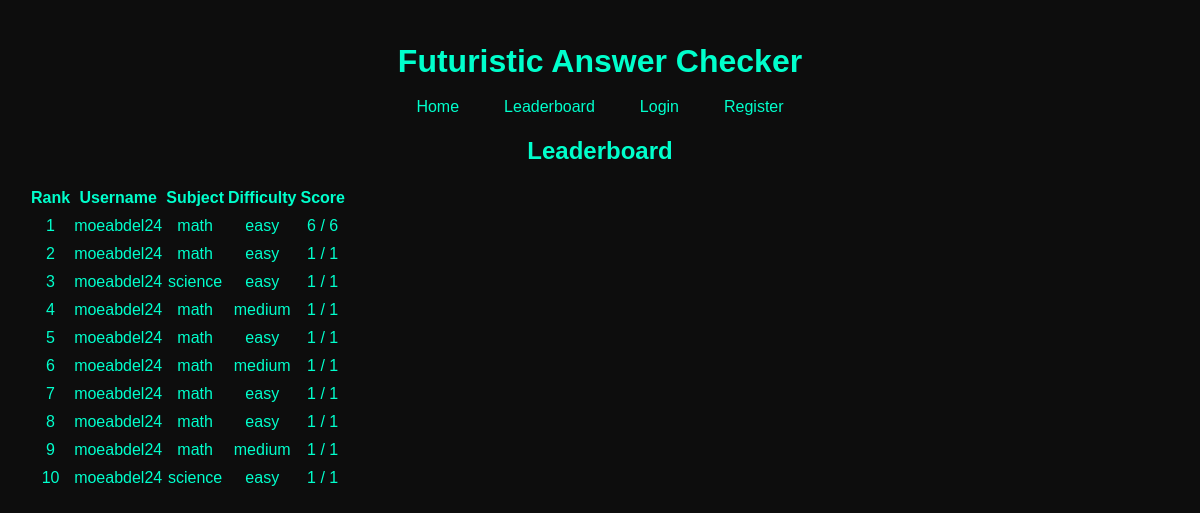
The page /leaderboard on the database as committed earlier.
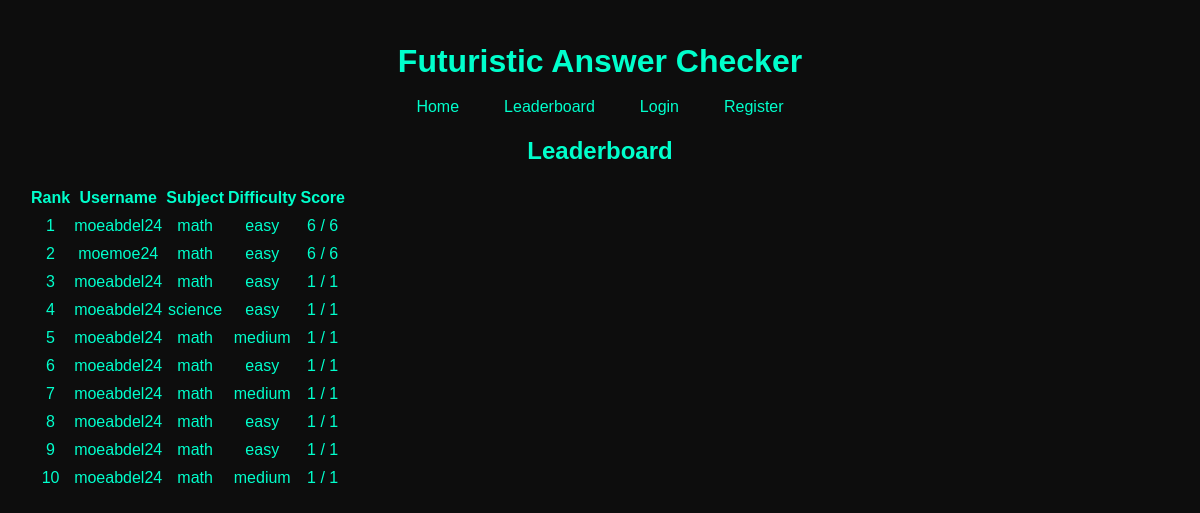
The same page on the database as committed later.
### models.py (models this page shows)
class QuizSession(db.Model):
    id = db.Column(db.Integer, primary_key=True)
    user_id = db.Column(db.Integer, db.ForeignKey('user.id'), nullable=False)
    subject = db.Column(db.String(50), nullable=False)
    difficulty = db.Column(db.String(10), nullable=False)
    score = db.Column(db.Integer)
    total_questions = db.Column(db.Integer)
    timestamp = db.Column(db.DateTime)

class User(db.Model):
    id = db.Column(db.Integer, primary_key=True)
    username = db.Column(db.String(50), unique=True, nullable=False)
    password = db.Column(db.String(200), nullable=False)
    quizzes = db.relationship('QuizSession', backref='user', lazy=True)

### app.py (the view)
@app.route('/leaderboard')
def leaderboard():
    leaderboard_data = QuizSession.query.order_by(QuizSession.score.desc()).limit(10).all()
    return render_template('leaderboard.html', leaderboard=leaderboard_data)

### templates/leaderboard.html
{% extends "base.html" %}
{% block content %}
    <h2>Leaderboard</h2>
    <table>
        <tr>
            <th>Rank</th>
            <th>Username</th>
            <th>Subject</th>
            <th>Difficulty</th>
            <th>Score</th>
        </tr>
        {% for entry in leaderboard %}
        <tr>
            <td>{{ loop.index }}</td>
            <td>{{ entry.user.username }}</td>
            <td>{{ entry.subject }}</td>
            <td>{{ entry.difficulty }}</td>
            <td>{{ entry.score }} / {{ entry.total_questions }}</td>
        </tr>
        {% endfor %}
    </table>
{% endblock %}

### templates/base.html (shortened to what this page needs)
<!DOCTYPE html>
<html lang="en">
<head>
    <link rel="stylesheet" href="{{ url_for('static', filename='css/style.css') }}">
</head>
<body>
    <header>
        <h1>Futuristic Answer Checker</h1>
        <nav>
            <ul class="nav-links">
                <li><a href="{{ url_for('index') }}">Home</a></li>
                <li><a href="{{ url_for('leaderboard') }}">Leaderboard</a></li>
                {% if session.get('user_id') %}
                    <li><a href="{{ url_for('profile') }}">Profile</a></li>
                    <li><a href="{{ url_for('logout') }}">Logout</a></li>
                {% else %}
                    <li><a href="{{ url_for('login') }}">Login</a></li>
                    <li><a href="{{ url_for('register') }}">Register</a></li>
                {% endif %}
            </ul>
        </nav>
    </header>
    <main>
        {% block content %}{% endblock %}
    </main>
</body>
</html>

### static/css/style.css (style rules this page uses)
body { background-color: #0d0d0d; color: #00ffcc; font-family: 'Orbitron', sans-serif; text-align: center; padding: 20px; line-height: 1.5em; }
header { margin-bottom: 20px; }
nav { margin-bottom: 15px; }
.nav-links { list-style-type: none; padding: 0; margin: 0; display: flex; justify-content: center; gap: 15px; }
.nav-links li { display: inline; }
.nav-links a { text-decoration: none; color: #00ffcc; padding: 10px 15px; transition: background-color 0.3s, color 0.3s; border-radius: 5px; }

Rows that differ between the two databases and show on the page:
no longer on this page (row unchanged): QuizSession: user.username "moeabdel24", subject "science", difficulty "easy", score "1", total_questions "1"
added QuizSession: user.username "moemoe24", subject "math", difficulty "easy", score "6", total_questions "6"
